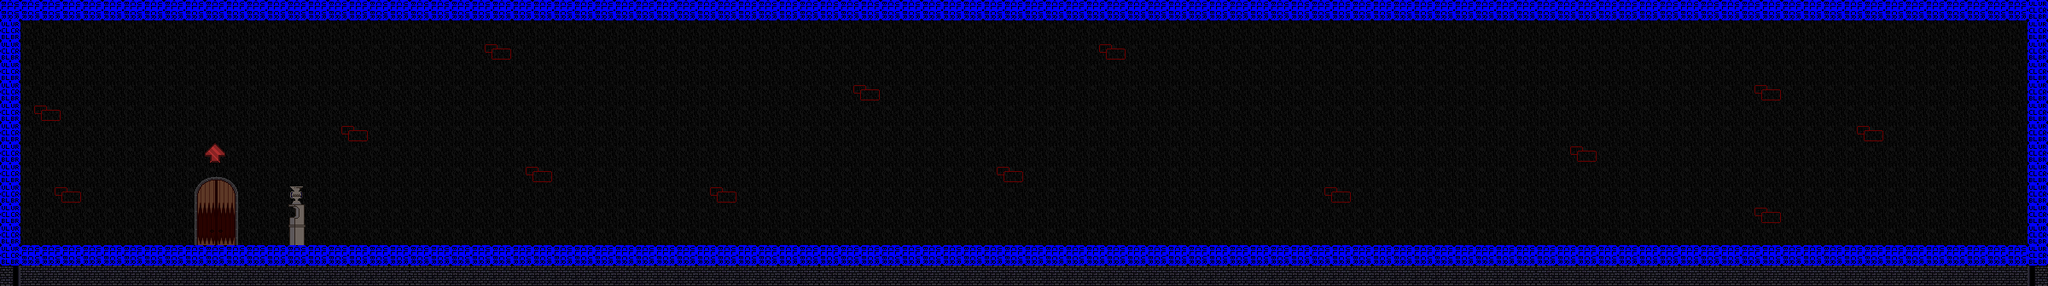

Below is a game level as drawn by its tile map, then a one-line description and the .tmx that defines it (tile-layer data replaced by summaries):
An orthogonal 100x14 tile map with 24x24 px tiles, 5 tile layers (wall, pillar, floor, features, ...), 2 tilesets and 4 objects (sprite, key, door, vehicle).

<map version="1.0" orientation="orthogonal" width="100" height="14" tilewidth="24" tileheight="24">
 <properties>
  <property name="blue" value="0" />
  <property name="green" value="0" />
  <property name="offset" value="0" />
  <property name="overworldName" value="caverns" />
  <property name="red" value="0" />
  <property name="soundtrack" value="castle" />
 </properties>
 <tileset firstgid="1" name="castle-hawkthorne" tilewidth="24" tileheight="24">
  <image source="../images/tilesets/castle-hawkthorne.png" width="384" height="1200" />
 </tileset>
 <tileset firstgid="801" name="collisions" tilewidth="24" tileheight="24">
  <image source="../images/tilesets/collisions.png" width="632" height="512" />
 </tileset>
 <layer name="wall" width="100" height="14" opacity="0.38">
  <data>[1400 cells, 1400 non-empty, 5 distinct tile ids]</data>
 </layer>
 <layer name="pillar" width="100" height="14">
  <data>[1400 cells, 53 non-empty, 5 distinct tile ids]</data>
 </layer>
 <layer name="floor" width="100" height="14">
  <data>[1400 cells, 300 non-empty, 6 distinct tile ids]</data>
 </layer>
 <layer name="features" width="100" height="14">
  <data>[1400 cells, 16 non-empty, 16 distinct tile ids]</data>
 </layer>
 <layer name="collision" width="100" height="14">
  <data>[1400 cells, 222 non-empty, 1 distinct tile ids]</data>
 </layer>
 <objectgroup color="#a41f05" name="nodes" width="100" height="14" visible="0">
  <object type="sprite" x="336" y="192" width="24" height="24">
   <properties>
    <property name="animation" value="1-3,1" />
    <property name="height" value="24" />
    <property name="sheet" value="images/sprites/castle/flame.png" />
    <property name="width" value="24" />
   </properties>
  </object>
  <object name="tower" type="key" x="168" y="264" width="24" height="24">
   <properties>
    <property name="info" value="You found the {{red}}Tower{{white}} key!" />
   </properties>
  </object>
  <object name="main" type="door" x="230" y="216" width="47" height="72">
   <properties>
    <property name="level" value="castle-hawkthorne" />
    <property name="to" value="room1" />
   </properties>
  </object>
  <object name="dinosaur" type="vehicle" x="408" y="264" width="24" height="24" />
 </objectgroup>
</map>
